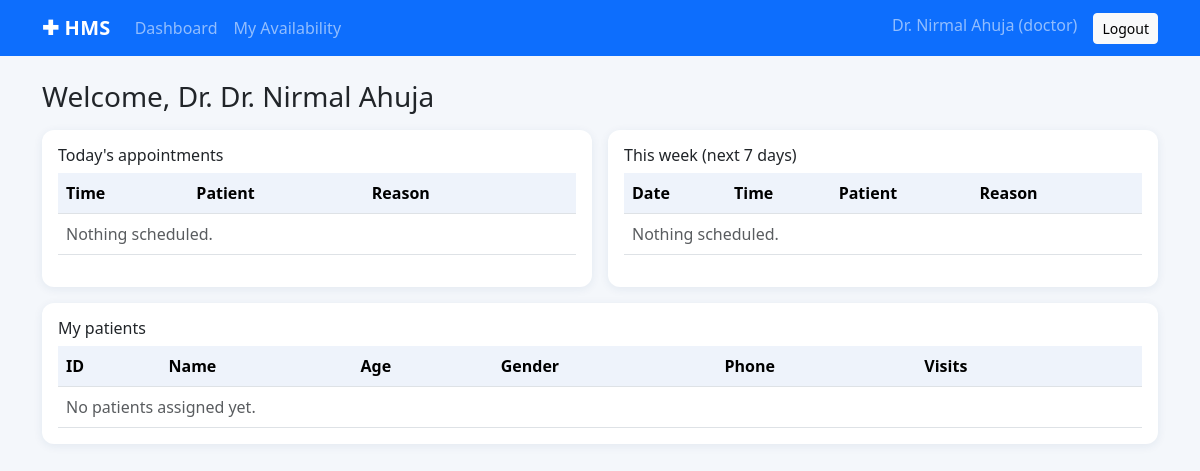
The page /doctor/ (signed in) on the database its author committed.
### tables this page shows
CREATE TABLE doctors (
    id INTEGER PRIMARY KEY AUTOINCREMENT,
    user_id INTEGER UNIQUE NOT NULL REFERENCES users(id) ON DELETE CASCADE,
    name TEXT NOT NULL,
    department_id INTEGER REFERENCES departments(id) ON DELETE SET NULL,
    experience INTEGER DEFAULT 0,
    qualification TEXT DEFAULT '',
    bio TEXT DEFAULT '',
    phone TEXT DEFAULT ''
);

CREATE TABLE users (
    id INTEGER PRIMARY KEY AUTOINCREMENT,
    username TEXT UNIQUE NOT NULL,
    password_hash TEXT NOT NULL,
    role TEXT NOT NULL CHECK (role IN ('admin','doctor','patient')),
    is_active INTEGER NOT NULL DEFAULT 1
);

### routes/doctor.py (the view)
@bp.route("/")
@role_required("doctor")
def dashboard():
    db = get_db()
    me = g.profile["id"]
    today = date.today()
    week_end = (today + timedelta(days=6)).isoformat()
    todays = db.execute(APPT_SELECT + " WHERE a.doctor_id=? AND a.date=? AND a.status='Booked' ORDER BY a.time",
                        (me, today.isoformat())).fetchall()
    week = db.execute(
        APPT_SELECT + " WHERE a.doctor_id=? AND a.date BETWEEN ? AND ? AND a.status='Booked' ORDER BY a.date, a.time",
        (me, today.isoformat(), week_end)).fetchall()
    patients = db.execute(
        """SELECT p.id, p.name, p.age, p.gender, p.phone, COUNT(a.id) AS visits
           FROM patients p JOIN appointments a ON a.patient_id=p.id
           WHERE a.doctor_id=? GROUP BY p.id ORDER BY p.name""", (me,)).fetchall()
    return render_template("doctor/dashboard.html", todays=todays, week=week, patients=patients)

### db.py (called while the page is built)
def get_db():
    if "db" not in g:
        g.db = sqlite3.connect(DB_PATH)
        g.db.row_factory = sqlite3.Row
        g.db.execute("PRAGMA foreign_keys = ON")
    return g.db

### services.py (called while the page is built)
def role_required(role):
    def deco(f):
        @wraps(f)
        def wrapper(*a, **k):
            if g.user is None:
                flash("Please log in first.", "warning")
                return redirect(url_for("auth.login"))
            if g.user["role"] != role:
                abort(403)
            return f(*a, **k)
        return wrapper
    return deco

### templates/doctor/dashboard.html
{% extends "base.html" %}
{% from "_macros.html" import badge %}
{% macro appt_table(rows, show_date) %}
<table class="table align-middle"><thead><tr>{% if show_date %}<th>Date</th>{% endif %}<th>Time</th><th>Patient</th><th>Reason</th><th></th></tr></thead><tbody>
{% for a in rows %}<tr>{% if show_date %}<td>{{ a.date }}</td>{% endif %}<td>{{ a.time }}</td><td><a href="{{ url_for('doctor.patient_history', patient_id=a.patient_id) }}">{{ a.patient_name }}</a></td><td>{{ a.reason or '-' }}</td>
<td class="text-end text-nowrap"><a class="btn btn-sm btn-success" href="{{ url_for('doctor.complete', appt_id=a.id) }}">Complete</a>
<form method="post" action="{{ url_for('doctor.cancel', appt_id=a.id) }}" class="d-inline" onsubmit="return confirm('Cancel this appointment?')"><button class="btn btn-sm btn-outline-danger">Cancel</button></form></td></tr>
{% else %}<tr><td colspan="5" class="text-muted">Nothing scheduled.</td></tr>{% endfor %}</tbody></table>
{% endmacro %}
{% block content %}
<h3 class="mb-3">Welcome, Dr. {{ g.profile.name }}</h3>
<div class="row g-3">
<div class="col-lg-6"><div class="card p-3"><h6>Today's appointments</h6>{{ appt_table(todays, false) }}</div></div>
<div class="col-lg-6"><div class="card p-3"><h6>This week (next 7 days)</h6>{{ appt_table(week, true) }}</div></div>
<div class="col-12"><div class="card p-3"><h6>My patients</h6>
<table class="table mb-0"><thead><tr><th>ID</th><th>Name</th><th>Age</th><th>Gender</th><th>Phone</th><th>Visits</th><th></th></tr></thead><tbody>
{% for p in patients %}<tr><td>{{ p.id }}</td><td>{{ p.name }}</td><td>{{ p.age or '-' }}</td><td>{{ p.gender or '-' }}</td><td>{{ p.phone or '-' }}</td><td>{{ p.visits }}</td>
<td class="text-end"><a class="btn btn-sm btn-outline-primary" href="{{ url_for('doctor.patient_history', patient_id=p.id) }}">View history</a></td></tr>
{% else %}<tr><td colspan="7" class="text-muted">No patients assigned yet.</td></tr>{% endfor %}</tbody></table></div></div>
</div>
{% endblock %}

### templates/base.html (shortened to what this page needs)
<!doctype html>
<html lang="en">
<head>
  <link href="https://cdn.jsdelivr.net/npm/bootstrap@5.3.3/dist/css/bootstrap.min.css" rel="stylesheet">
  <link href="{{ url_for('static', filename='style.css') }}" rel="stylesheet">
</head>
<body>
<nav class="navbar navbar-expand-lg navbar-dark bg-primary mb-4">
  <div class="container">
    <a class="navbar-brand" href="{{ url_for('auth.index') }}">&#10010; HMS</a>
    <div id="nav" class="collapse navbar-collapse">
      <ul class="navbar-nav me-auto">
      {% if g.user and g.user.role == 'admin' %}
        <li class="nav-item"><a class="nav-link" href="{{ url_for('admin.dashboard') }}">Dashboard</a></li>
        <li class="nav-item"><a class="nav-link" href="{{ url_for('admin.doctors') }}">Doctors</a></li>
        <li class="nav-item"><a class="nav-link" href="{{ url_for('admin.patients') }}">Patients</a></li>
        <li class="nav-item"><a class="nav-link" href="{{ url_for('admin.appointments') }}">Appointments</a></li>
        <li class="nav-item"><a class="nav-link" href="{{ url_for('admin.departments') }}">Departments</a></li>
      {% elif g.user and g.user.role == 'doctor' %}
        <li class="nav-item"><a class="nav-link" href="{{ url_for('doctor.dashboard') }}">Dashboard</a></li>
        <li class="nav-item"><a class="nav-link" href="{{ url_for('doctor.availability') }}">My Availability</a></li>
      {% endif %}
      </ul>
      <ul class="navbar-nav">
      {% if g.user %}
        <li class="nav-item"><span class="navbar-text me-3">{{ g.profile.name if g.profile else g.user.username }} ({{ g.user.role }})</span></li>
        <li class="nav-item"><a class="btn btn-light btn-sm" href="{{ url_for('auth.logout') }}">Logout</a></li>
      {% else %}
        <li class="nav-item"><a class="nav-link" href="{{ url_for('auth.login') }}">Login</a></li>
        <li class="nav-item"><a class="nav-link" href="{{ url_for('auth.register') }}">Register</a></li>
      {% endif %}
      </ul>
    </div>
  </div>
</nav>
<main class="container pb-5">
  {% block content %}{% endblock %}
</main>
</body>
</html>

### static/style.css (style rules this page uses)
body { background:#f4f7fb; }
.navbar-brand { font-weight:700; letter-spacing:.3px; }
.card { border:0; border-radius:12px; box-shadow:0 2px 10px rgba(30,60,110,.08); }
.table thead th { background:#eef3fb; font-weight:600; }

### rows shown on the page
doctors: profile "Dr. Nirmal Ahuja", profile.name "Dr. Nirmal Ahuja"
users: user.role "doctor"
